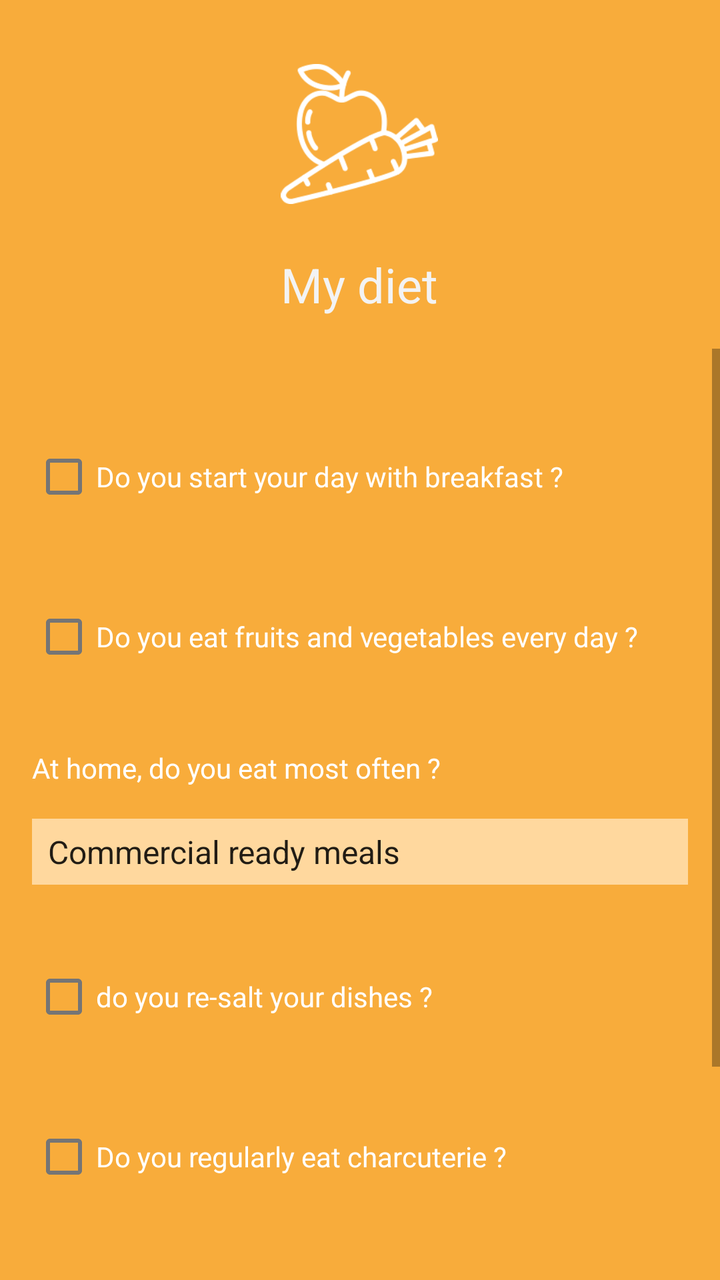
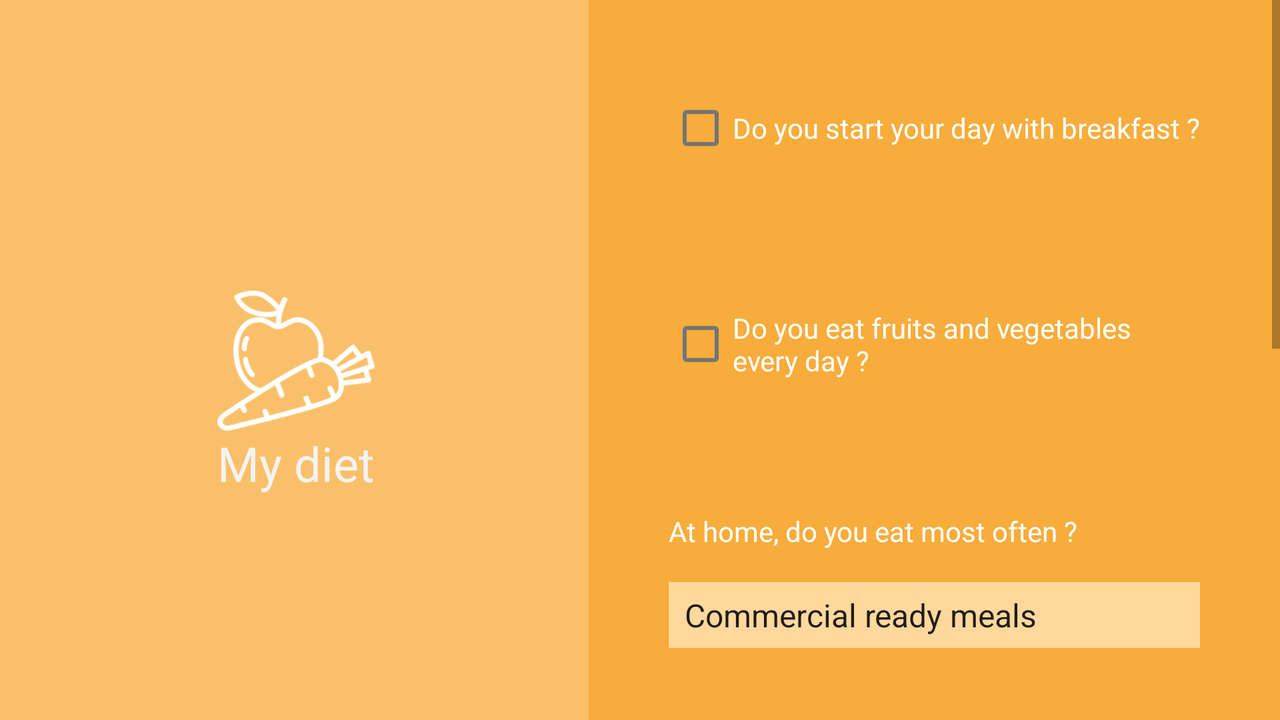

Compare how this app lays out the same screen by default and in its alternative resource folder. The renders come first, then the two layout files and the values they reference.
<!-- AndroidManifest.xml: application theme Theme.HealthCheck -->
<!-- res/layout/activity_my_diet.xml -->
<?xml version="1.0" encoding="utf-8"?>
<androidx.constraintlayout.widget.ConstraintLayout xmlns:android="http://schemas.android.com/apk/res/android"
    xmlns:app="http://schemas.android.com/apk/res-auto"
    xmlns:tools="http://schemas.android.com/tools"
    android:id="@+id/txtMyDietQ2"
    android:layout_width="match_parent"
    android:layout_height="match_parent"
    android:background="#f8ac3b"
    tools:context=".MyDietActivity">

    <TextView
        android:id="@+id/my_diet_title"
        android:layout_width="wrap_content"
        android:layout_height="wrap_content"
        android:layout_marginTop="24dp"
        android:text="@string/my_diet_title"
        android:textColor="#F3F3F3"
        android:textSize="24sp"
        app:layout_constraintEnd_toEndOf="@+id/myDietImg"
        app:layout_constraintStart_toStartOf="@+id/myDietImg"
        app:layout_constraintTop_toBottomOf="@+id/myDietImg"
        tools:ignore="TextContrastCheck" />

    <ImageView
        android:id="@+id/myDietImg"
        android:layout_width="120dp"
        android:layout_height="70dp"
        android:layout_marginTop="32dp"
        android:contentDescription="@string/my_diet_img"
        app:layout_constraintEnd_toEndOf="parent"
        app:layout_constraintHorizontal_bias="0.498"
        app:layout_constraintStart_toStartOf="parent"
        app:layout_constraintTop_toTopOf="parent"
        app:srcCompat="@drawable/alimentation"
        tools:ignore="ImageContrastCheck" />

    <ScrollView
        android:layout_width="0dp"
        android:layout_height="0dp"
        android:layout_marginTop="16dp"
        app:layout_constraintBottom_toBottomOf="parent"
        app:layout_constraintEnd_toEndOf="parent"
        app:layout_constraintHorizontal_bias="0.0"
        app:layout_constraintStart_toStartOf="parent"
        app:layout_constraintTop_toBottomOf="@+id/my_diet_title"
        app:layout_constraintVertical_bias="0.0"
        tools:ignore="SpeakableTextPresentCheck">

        <androidx.constraintlayout.widget.ConstraintLayout
            android:layout_width="match_parent"
            android:layout_height="wrap_content"
            android:layout_marginEnd="0dp">

            <CheckBox
                android:id="@+id/checkBoxMyDietQ1"
                android:layout_width="0dp"
                android:layout_height="wrap_content"
                android:layout_marginStart="16dp"
                android:layout_marginTop="40dp"
                android:layout_marginEnd="16dp"
                android:text="@string/txtMyDietQ1"
                android:textAlignment="gravity"
                android:textColor="@color/white"
                app:layout_constraintEnd_toEndOf="parent"
                app:layout_constraintStart_toStartOf="parent"
                app:layout_constraintTop_toTopOf="parent"
                tools:ignore="TouchTargetSizeCheck,DuplicateSpeakableTextCheck,TextContrastCheck" />

            <CheckBox
                android:id="@+id/checkBoxMyDietQ2"
                android:layout_width="0dp"
                android:layout_height="wrap_content"
                android:layout_marginTop="32dp"
                android:text="@string/txtMyDietQ2"
                android:textAlignment="gravity"
                android:textColor="@color/white"
                app:layout_constraintEnd_toEndOf="@+id/checkBoxMyDietQ1"
                app:layout_constraintHorizontal_bias="1.0"
                app:layout_constraintStart_toStartOf="@+id/checkBoxMyDietQ1"
                app:layout_constraintTop_toBottomOf="@+id/checkBoxMyDietQ1"
                tools:ignore="TouchTargetSizeCheck,TextContrastCheck" />

            <TextView
                android:id="@+id/txtMyDietQ3"
                android:layout_width="0dp"
                android:layout_height="wrap_content"
                android:layout_marginTop="32dp"
                android:text="@string/txtMyDietQ3"
                android:textAlignment="gravity"
                android:textColor="@color/white"
                app:layout_constraintEnd_toEndOf="@+id/checkBoxMyDietQ2"
                app:layout_constraintHorizontal_bias="0.587"
                app:layout_constraintStart_toStartOf="@+id/checkBoxMyDietQ2"
                app:layout_constraintTop_toBottomOf="@+id/checkBoxMyDietQ2"
                tools:ignore="TextContrastCheck" />

            <Spinner
                android:id="@+id/spinnerMyDietRepQ3"
                android:layout_width="0dp"
                android:layout_height="33dp"
                android:layout_marginTop="16dp"
                android:background="#FFEB3B"
                android:backgroundTint="#FFD89E"
                android:entries="@array/myDiet_answer_question_2"
                app:layout_constraintEnd_toEndOf="@+id/txtMyDietQ3"
                app:layout_constraintStart_toStartOf="@+id/txtMyDietQ3"
                app:layout_constraintTop_toBottomOf="@+id/txtMyDietQ3"
                tools:ignore="SpeakableTextPresentCheck,TouchTargetSizeCheck" />

            <CheckBox
                android:id="@+id/checkBoxMyDietQ4"
                android:layout_width="0dp"
                android:layout_height="wrap_content"
                android:layout_marginTop="32dp"
                android:text="@string/txtMyDietQ4"
                android:textAlignment="gravity"
                android:textColor="@color/white"
                app:layout_constraintEnd_toEndOf="@+id/spinnerMyDietRepQ3"
                app:layout_constraintStart_toStartOf="@+id/spinnerMyDietRepQ3"
                app:layout_constraintTop_toBottomOf="@+id/spinnerMyDietRepQ3"
                tools:ignore="TouchTargetSizeCheck,TextContrastCheck" />

            <CheckBox
                android:id="@+id/checkBoxMyDietQ5"
                android:layout_width="0dp"
                android:layout_height="wrap_content"
                android:layout_marginTop="32dp"
                android:text="@string/txtMyDietQ5"
                android:textAlignment="gravity"
                android:textColor="@color/white"
                app:layout_constraintEnd_toEndOf="@+id/checkBoxMyDietQ4"
                app:layout_constraintStart_toStartOf="@+id/checkBoxMyDietQ4"
                app:layout_constraintTop_toBottomOf="@+id/checkBoxMyDietQ4"
                tools:ignore="TouchTargetSizeCheck,TextContrastCheck" />

            <CheckBox
                android:id="@+id/checkBoxMyDietQ6"
                android:layout_width="0dp"
                android:layout_height="wrap_content"
                android:layout_marginTop="32dp"
                android:text="@string/txtMyDietQ6"
                android:textAlignment="gravity"
                android:textColor="@color/white"
                app:layout_constraintEnd_toEndOf="@+id/checkBoxMyDietQ5"
                app:layout_constraintStart_toStartOf="@+id/checkBoxMyDietQ5"
                app:layout_constraintTop_toBottomOf="@+id/checkBoxMyDietQ5"
                tools:ignore="TouchTargetSizeCheck,TextContrastCheck" />

            <Button
                android:id="@+id/btnPrevMyDiet"
                android:layout_width="wrap_content"
                android:layout_height="wrap_content"
                android:layout_marginStart="16dp"
                android:text="@string/btnPrec"
                app:layout_constraintBottom_toBottomOf="parent"
                app:layout_constraintStart_toStartOf="parent"
                app:layout_constraintTop_toTopOf="@+id/btnNextMyDiet"
                app:layout_constraintVertical_bias="0.0"
                tools:ignore="DuplicateSpeakableTextCheck,TextContrastCheck" />

            <Button
                android:id="@+id/btnNextMyDiet"
                android:layout_width="wrap_content"
                android:layout_height="wrap_content"
                android:layout_marginTop="32dp"
                android:layout_marginEnd="16dp"
                android:layout_marginBottom="16dp"
                android:text="@string/btnNext"
                app:layout_constraintBottom_toBottomOf="parent"
                app:layout_constraintEnd_toEndOf="parent"
                app:layout_constraintTop_toBottomOf="@+id/checkBoxMyDietQ6"
                app:layout_constraintVertical_bias="1.0"
                tools:ignore="TextContrastCheck" />

        </androidx.constraintlayout.widget.ConstraintLayout>
    </ScrollView>

</androidx.constraintlayout.widget.ConstraintLayout>
<!-- resources referenced by this layout -->
<resources>
  <string-array name="myDiet_answer_question_2">
          <item>@string/txtMyDietRep1Q3</item>
          <item>@string/txtMyDietRep2Q3</item>
          <item>@string/txtMyDietRep3Q3</item>
      </string-array>
  <color name="white">#FFFFFFFF</color>
  <!-- drawable alimentation: png bitmap (drawable, 8986 bytes) -->
  <string name="btnNext">next</string>
  <string name="btnPrec">previous</string>
  <string name="my_diet_img" translatable="false">my_diet_img</string>
  <string name="my_diet_title">My diet</string>
  <string name="txtMyDietQ1">Do you start your day with breakfast ?</string>
  <string name="txtMyDietQ2">Do you eat fruits and vegetables every day ?</string>
  <string name="txtMyDietQ3">At home, do you eat most often ?</string>
  <string name="txtMyDietQ4">do you re-salt your dishes ?</string>
  <string name="txtMyDietQ5">Do you regularly eat charcuterie ?</string>
  <string name="txtMyDietQ6">Do you know the Nutri-Score ?</string>
  <style name="Theme.HealthCheck" parent="Theme.MaterialComponents.Light.NoActionBar">
          
          <item name="colorPrimary">@color/purple_500</item>
          <item name="colorPrimaryVariant">@color/purple_700</item>
          <item name="colorOnPrimary">@color/white</item>
          
          <item name="colorSecondary">@color/teal_200</item>
          <item name="colorSecondaryVariant">@color/teal_700</item>
          <item name="colorOnSecondary">@color/black</item>
          
          <item name="android:statusBarColor" tools:targetApi="l">?attr/colorPrimaryVariant</item>
          
          <item name="android:windowAnimationStyle">@style/CustomActivityAnimation</item>
      </style>
  <string name="txtMyDietRep1Q3">Commercial ready meals</string>
  <string name="txtMyDietRep2Q3">Home cooked meals</string>
  <string name="txtMyDietRep3Q3">Cans</string>
  <color name="purple_500">#FF6200EE</color>
  <color name="purple_700">#FF3700B3</color>
  <color name="teal_200">#FF03DAC5</color>
  <color name="teal_700">#FF018786</color>
  <color name="black">#FF000000</color>
  <style name="CustomActivityAnimation" parent="@android:style/Animation.Activity">
          <item name="android:activityOpenEnterAnimation">@anim/slide_in_right</item>
          <item name="android:activityOpenExitAnimation">@anim/slide_out_left</item>
          <item name="android:activityCloseEnterAnimation">@anim/slide_in_left</item>
          <item name="android:activityCloseExitAnimation">@anim/slide_out_right</item>
      </style>
</resources>
<!-- res/layout-land/activity_my_diet.xml (the repository's variant of the layout above) -->
<!-- drawn on the phone turned sideways -->
<?xml version="1.0" encoding="utf-8"?>
<androidx.constraintlayout.widget.ConstraintLayout xmlns:android="http://schemas.android.com/apk/res/android"
    xmlns:app="http://schemas.android.com/apk/res-auto"
    xmlns:tools="http://schemas.android.com/tools"
    android:id="@+id/txtMyDietQ2"
    android:layout_width="match_parent"
    android:layout_height="match_parent"
    android:background="#FAC069"
    tools:context=".formActivities.MyDietActivity">

    <TextView
        android:id="@+id/my_diet_title"
        android:layout_width="wrap_content"
        android:layout_height="wrap_content"
        android:text="@string/my_diet_title"
        android:textColor="#F3F3F3"
        android:textSize="24sp"
        app:layout_constraintEnd_toEndOf="@+id/myDietImg"
        app:layout_constraintStart_toStartOf="@+id/myDietImg"
        app:layout_constraintTop_toBottomOf="@+id/myDietImg"
        tools:ignore="TextContrastCheck" />

    <ImageView
        android:id="@+id/myDietImg"
        android:layout_width="120dp"
        android:layout_height="70dp"
        android:contentDescription="@string/my_diet_img"
        app:layout_constraintBottom_toBottomOf="parent"
        app:layout_constraintEnd_toStartOf="@+id/scrollView4"
        app:layout_constraintHorizontal_bias="0.505"
        app:layout_constraintStart_toStartOf="parent"
        app:layout_constraintTop_toTopOf="parent"
        app:layout_constraintVertical_bias="0.501"
        app:srcCompat="@drawable/alimentation"
        tools:ignore="ImageContrastCheck" />

    <ScrollView
        android:id="@+id/scrollView4"
        android:layout_width="wrap_content"
        android:layout_height="0dp"
        android:background="#f8ac3b"
        app:layout_constraintBottom_toBottomOf="parent"
        app:layout_constraintEnd_toEndOf="parent"
        app:layout_constraintTop_toTopOf="parent"
        app:layout_constraintVertical_bias="0.0"
        tools:ignore="SpeakableTextPresentCheck">

        <androidx.constraintlayout.widget.ConstraintLayout
            android:layout_width="match_parent"
            android:layout_height="wrap_content"
            android:layout_marginEnd="0dp">

            <CheckBox
                android:id="@+id/checkBoxMyDietQ1"
                android:layout_width="wrap_content"
                android:layout_height="wrap_content"
                android:layout_marginStart="40dp"
                android:layout_marginTop="40dp"
                android:layout_marginEnd="40dp"
                android:text="@string/txtMyDietQ1"
                android:textAlignment="gravity"
                android:textColor="@color/white"
                app:layout_constraintEnd_toEndOf="parent"
                app:layout_constraintStart_toStartOf="parent"
                app:layout_constraintTop_toTopOf="parent"
                tools:ignore="TouchTargetSizeCheck,DuplicateSpeakableTextCheck,TextContrastCheck" />

            <CheckBox
                android:id="@+id/checkBoxMyDietQ2"
                android:layout_width="0dp"
                android:layout_height="wrap_content"
                android:layout_marginTop="60dp"
                android:text="@string/txtMyDietQ2"
                android:textAlignment="gravity"
                android:textColor="@color/white"
                app:layout_constraintEnd_toEndOf="@+id/checkBoxMyDietQ1"
                app:layout_constraintHorizontal_bias="0.56"
                app:layout_constraintStart_toStartOf="@+id/checkBoxMyDietQ1"
                app:layout_constraintTop_toBottomOf="@+id/checkBoxMyDietQ1"
                tools:ignore="TouchTargetSizeCheck,TextContrastCheck" />

            <TextView
                android:id="@+id/txtMyDietQ3"
                android:layout_width="0dp"
                android:layout_height="wrap_content"
                android:layout_marginTop="60dp"
                android:text="@string/txtMyDietQ3"
                android:textAlignment="gravity"
                android:textColor="@color/white"
                app:layout_constraintEnd_toEndOf="@+id/checkBoxMyDietQ2"
                app:layout_constraintHorizontal_bias="0.587"
                app:layout_constraintStart_toStartOf="@+id/checkBoxMyDietQ2"
                app:layout_constraintTop_toBottomOf="@+id/checkBoxMyDietQ2"
                tools:ignore="TextContrastCheck" />

            <Spinner
                android:id="@+id/spinnerMyDietRepQ3"
                android:layout_width="0dp"
                android:layout_height="33dp"
                android:layout_marginTop="16dp"
                android:background="#FFEB3B"
                android:backgroundTint="#FFD89E"
                android:entries="@array/myDiet_answer_question_2"
                app:layout_constraintEnd_toEndOf="@+id/txtMyDietQ3"
                app:layout_constraintStart_toStartOf="@+id/txtMyDietQ3"
                app:layout_constraintTop_toBottomOf="@+id/txtMyDietQ3"
                tools:ignore="SpeakableTextPresentCheck,TouchTargetSizeCheck" />

            <CheckBox
                android:id="@+id/checkBoxMyDietQ4"
                android:layout_width="0dp"
                android:layout_height="wrap_content"
                android:layout_marginTop="60dp"
                android:text="@string/txtMyDietQ4"
                android:textAlignment="gravity"
                android:textColor="@color/white"
                app:layout_constraintEnd_toEndOf="@+id/spinnerMyDietRepQ3"
                app:layout_constraintStart_toStartOf="@+id/spinnerMyDietRepQ3"
                app:layout_constraintTop_toBottomOf="@+id/spinnerMyDietRepQ3"
                tools:ignore="TouchTargetSizeCheck,TextContrastCheck" />

            <CheckBox
                android:id="@+id/checkBoxMyDietQ5"
                android:layout_width="0dp"
                android:layout_height="wrap_content"
                android:layout_marginTop="60dp"
                android:text="@string/txtMyDietQ5"
                android:textAlignment="gravity"
                android:textColor="@color/white"
                app:layout_constraintEnd_toEndOf="@+id/checkBoxMyDietQ4"
                app:layout_constraintStart_toStartOf="@+id/checkBoxMyDietQ4"
                app:layout_constraintTop_toBottomOf="@+id/checkBoxMyDietQ4"
                tools:ignore="TouchTargetSizeCheck,TextContrastCheck" />

            <CheckBox
                android:id="@+id/checkBoxMyDietQ6"
                android:layout_width="0dp"
                android:layout_height="wrap_content"
                android:layout_marginTop="60dp"
                android:text="@string/txtMyDietQ6"
                android:textAlignment="gravity"
                android:textColor="@color/white"
                app:layout_constraintEnd_toEndOf="@+id/checkBoxMyDietQ5"
                app:layout_constraintStart_toStartOf="@+id/checkBoxMyDietQ5"
                app:layout_constraintTop_toBottomOf="@+id/checkBoxMyDietQ5"
                tools:ignore="TouchTargetSizeCheck,TextContrastCheck" />

            <Button
                android:id="@+id/btnPrevMyDiet"
                android:layout_width="wrap_content"
                android:layout_height="wrap_content"
                android:layout_marginStart="32dp"
                android:text="@string/btnPrec"
                app:layout_constraintBottom_toBottomOf="parent"
                app:layout_constraintStart_toStartOf="parent"
                app:layout_constraintTop_toTopOf="@+id/btnNextMyDiet"
                app:layout_constraintVertical_bias="0.0"
                tools:ignore="DuplicateSpeakableTextCheck,TextContrastCheck" />

            <Button
                android:id="@+id/btnNextMyDiet"
                android:layout_width="wrap_content"
                android:layout_height="wrap_content"
                android:layout_marginTop="32dp"
                android:layout_marginEnd="32dp"
                android:layout_marginBottom="16dp"
                android:text="@string/btnNext"
                app:layout_constraintBottom_toBottomOf="parent"
                app:layout_constraintEnd_toEndOf="parent"
                app:layout_constraintTop_toBottomOf="@+id/checkBoxMyDietQ6"
                app:layout_constraintVertical_bias="1.0"
                tools:ignore="TextContrastCheck" />

        </androidx.constraintlayout.widget.ConstraintLayout>
    </ScrollView>

</androidx.constraintlayout.widget.ConstraintLayout>
